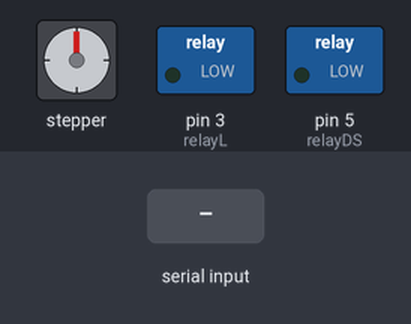
Bench run of a sketch on a simulated Arduino Uno, built with avr-gcc and run on an emulated ATmega328P. On the bench: stepper motor, switched loads named in the sketch (green lamp = pin HIGH). Inputs (shaded band) come from the test bench. Stepper angles assume 200 steps per turn.

Above: at 1.2 s.
1.3 s: "F" received over Serial
At 1.45 s:
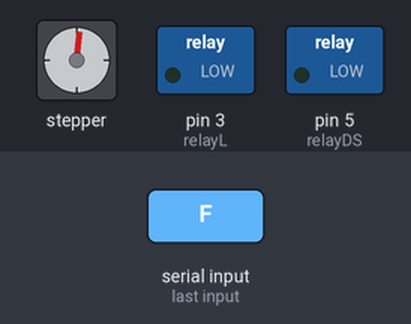
At 2.05 s:
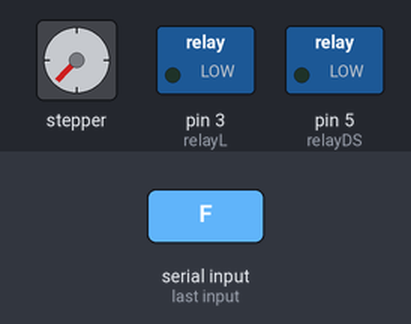
Timing chart, 0 to 13.3 s (numbered marks = the images above; inputs shaded):
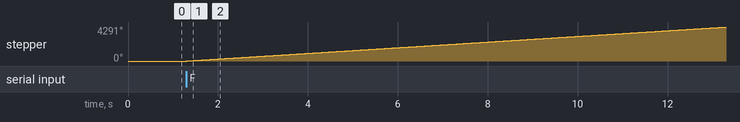

Measured:
- after the input at 1.3 s, stepper: keeps turning clockwise at about 358°/s, starting at once

The sketch:

lumv1.ino
```cpp
#include <Stepper.h>
char serialin;
const int stepsPerRevolution = 200;
int lumPin = A0; // lumPin refer 4 analog 0 Pin
int lumReading;  // lumReading will get the analog value of the analog 0 Pin
int relayL=3;
int relayDS=5;
Stepper myStepper(stepsPerRevolution, 8,9,10,11);
void setup() {
  myStepper.setSpeed(60);
  Serial.begin(9600);       // start serial communication at 9600bps
  pinMode(relayL, OUTPUT);
  pinMode(relayDS, OUTPUT);
}


void loop(){
  while (Serial.available() > 0) {
    //Read Serial data and alocate on serialin
    serialin = Serial.read();
    if(serialin == 'A')
    {
      lumReading = analogRead(lumPin);
      if(lumReading < 70)
      {
        Serial.write('S');
      }else{
        Serial.write('E');
      }
    }
    else if(serialin == 'B')
    {
      digitalWrite(relayL,LOW);
    }
    else if(serialin == 'C')
    {
      digitalWrite(relayL,HIGH);
    }
    else if(serialin == 'D')
    {
      digitalWrite(relayDS,LOW);
    }
    else if(serialin == 'E')
    {
      digitalWrite(relayDS,HIGH);
    }
    else if(serialin == 'F')
    {
      myStepper.step(4000);

    }
    else if(serialin == 'G')
    {
      myStepper.step(-4000);

    }
    delay(500);

}
}
```
